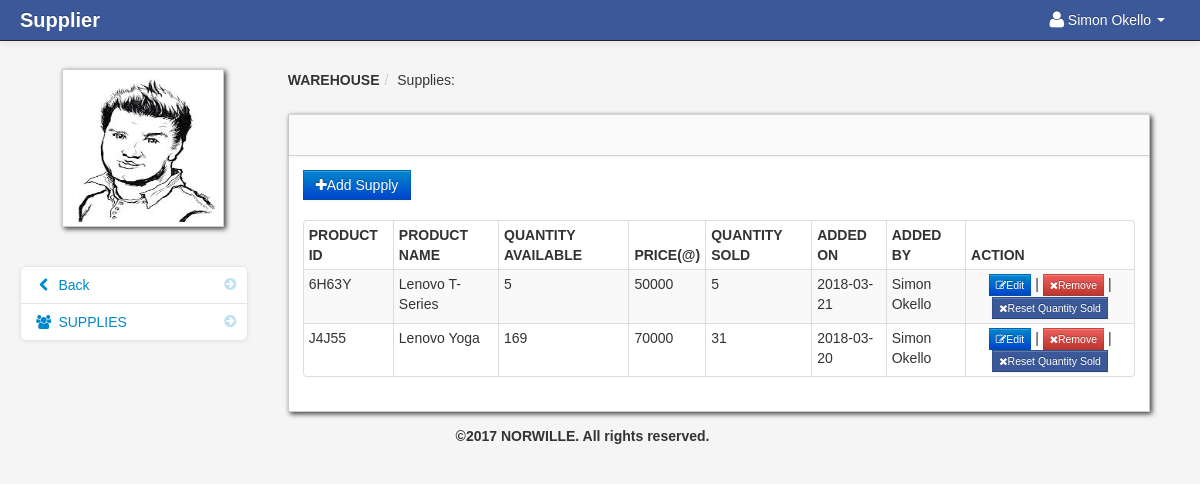
Page /supplier/supplies.php (signed in) on the committed database.
### tables this page shows
CREATE TABLE IF NOT EXISTS `suppliers` (
  `user_id` int(11) NOT NULL AUTO_INCREMENT,
  `firstname` varchar(100) NOT NULL,
  `lastname` varchar(100) NOT NULL,
  `username` varchar(100) NOT NULL,
  `password` varchar(100) NOT NULL,
  `address` varchar(100) NOT NULL,
  `phone` varchar(100) NOT NULL,
  `image` varchar(255) NOT NULL,
  PRIMARY KEY (`user_id`)
);

CREATE TABLE IF NOT EXISTS `products` (
  `product_id` varchar(5) NOT NULL,
  `product_name` varchar(255) NOT NULL,
  `qty` int(255) NOT NULL,
  `price` double NOT NULL,
  `company_name` varchar(255) NOT NULL,
  `user_id` int(11) NOT NULL,
  `added_On` date NOT NULL,
  `qty_sold` int(255) NOT NULL,
  PRIMARY KEY (`product_id`)
);

### supplier/session.php (called while the page is built, shortened)
<?php
$session_id=$_SESSION['id'];
?>

### supplier/supplies.php (the view, shortened to what this page needs)
<?php
 include('header_dashboard.php');
 include('admin/dbcon.php'); ?>
    <body>
		<?php include('navbar.php'); ?>
        <div class="container-fluid">
            <div class="row-fluid">
				<?php include('sidebar.php'); ?>
                <div class="span9" id="content">
                     <div class="row-fluid">
					     <ul class="breadcrumb">
								<li><a href="#"><b>WAREHOUSE</b></a><span class="divider">/</span></li>
								<li><a href="#">Supplies: </a></li>
						</ul>
                        <div id="block_bg" class="block">
                            <div class="navbar navbar-inner block-header">
                            </div>
                            <div class="block-content collapse in">
                                <div class="span12">
  								<a class="btn  btn-primary" href="AddSupply.php"><i class="icon-plus icon-white"></i>Add Supply</a><br/><br/>
<table class="table table-hover table-striped table-condensed table-bordered">
    <thead class="" >
                <th>Product Id</th>
                <th> Product Name</th>
                <th>Quantity available</th>
                <th>Price(@)</th>
                <th>Quantity sold</th>
                <th>Added On</th>
                <th>Added By</th>
                <th>ACTION</th>
        </thead>
    <tbody>
        <?php if(isset($_SESSION['id'])){
                           $query= mysql_query("select * from suppliers where user_id = '$session_id'")or die(mysql_error());
                                    $row = mysql_fetch_array($query);
                                    $fname=$row['firstname'];
                                    $sname=$row['lastname'];
                                }
                            ?>
  <?php
$query = mysql_query("select * from products WHERE user_id='$session_id' ")or die(mysql_error());
 while($row = mysql_fetch_array($query)){
    echo '<tr>';
       echo '<td>'.$row['product_id'].'</td>';
        echo '<td>'.$row['product_name'].'</td>';
        echo '<td>'.$row['qty'].'</td>';
        echo '<td>'.$row['price'].'</td>';
        echo '<td>'.$row['qty_sold'].'</td>';
        echo '<td>'.$row['added_On'].'</td>';
        echo '<td>'.$fname." ".$sname.'</td>';
             echo '<td  style="text-align: center">
                <a href=EditSupply.php?edit=1&id=' . $row['product_id'] . ' class="btn btn-primary btn-mini"><i class="icon-edit icon-white"></i>Edit</a> |
                <a href=?delete=1&id=' . $row['product_id'] . ' class="btn btn-danger btn-mini"><i class="icon-remove icon-white"></i>Remove</a> |
                <a href=?remove=1&id=' . $row['product_id'] . ' class="btn btn-info btn-mini"><i class="icon-remove icon-white"></i>Reset Quantity Sold</a>
             </td>';
    echo '</tr>';
}
?>
</tbody>
</table>
                            </div>
                        </div>
                    </div>
                </div>
            </div>
        </div>
        <?php include('footer.php'); ?>
		<?php include('script.php'); ?>
    </body>
</html>

### supplier/navbar.php (shortened to what this page needs)
<div class="navbar navbar-fixed-top navbar-inverse">
        <div class="navbar-inner">
            <div class="container-fluid">
                <a class="brand" href="dasboard.php"><b>Supplier</b> </a>
				<?php if(isset($_SESSION['id'])){ ?>
					<div class="nav-collapse collapse">
						<ul class="nav pull-right">
							<?php $query= mysql_query("select * from suppliers where user_id = '$session_id'")or die(mysql_error());
									$row = mysql_fetch_array($query);
							?>
							<li class="dropdown">
								<a href="#" role="button" class="dropdown-toggle" data-toggle="dropdown"> <i class="icon-user icon-large"></i><?php echo $row['firstname']." ".$row['lastname'];  ?> <i class="caret"></i></a>
							</li>
						</ul>
					</div>
					<?php } ?>
            </div>
        </div>
</div>

### supplier/sidebar.php
<div class="span3" id="sidebar">
	<?php $query= mysql_query("select * from suppliers where user_id = '$session_id'")or die(mysql_error());
									$row = mysql_fetch_array($query);
							?>
	<img id="avatar" src="admin/uploads/<?php $image=$row['image']; echo $image; ?>" class="img-polaroid">
		<ul class="nav nav-list bs-docs-sidenav nav-collapse collapse">
				<li class=""><a href="dasboard.php"><i class="icon-chevron-right"></i><i class="icon-chevron-left"></i>&nbsp;Back</a></li>
				<li class=""><a href="supplies.php<?php echo '?id='.$get_id; ?>"><i class="icon-chevron-right"></i><i class="icon-group"></i>&nbsp;SUPPLIES</a></li>
		</ul>
</div>

### supplier/admin/assets/styles.css (style rules this page uses)
body { padding-top: 60px; padding-bottom: 40px; background-color: #f5f5f5; }
#content { margin-left:0px; }
.breadcrumb { margin: 0 0 0px; padding: 10px 0px; background-color: transparent; }
.block { background: url("../images/pixel-60fff.png") repeat scroll 0 0 rgba(0, 0, 0, 0) !important; border: 1px solid #ccc; background: white; margin: 1em 0em; border-top: none; -webkit-box-shadow: 2px 2px 5px rgba(0, 0, 6, 0.75); -moz-box-shadow: 2px 2px 5px rgba(0, 0, 6, 0.75); box-shadow: 2px 2px 5px rgba(0, 0, 6, 0.75); }
.block-content { margin: 1em; min-height: .25em; }
.block-header { margin-bottom: 0px; border-right: none; border-left: none; -webkit-border-radius: 0px; -moz-border-radius: 0px; border-radius: 0px; }
.bs-docs-sidenav { max-width: 228px; margin: 30px 0 0; padding: 0; background-color: #fff; -webkit-border-radius: 6px; -moz-border-radius: 6px; border-radius: 6px; -webkit-box-shadow: 0 1px 4px rgba(0,0,0,.065); -moz-box-shadow: 0 1px 4px rgba(0,0,0,.065); box-shadow: 0 1px 4px rgba(0,0,0,.065); }
.bs-docs-sidenav > li > a { display: block; width: 190px \9; margin: 0 0 -1px; padding: 8px 14px; border: 1px solid #e5e5e5; }
.bs-docs-sidenav > li:first-child > a { -webkit-border-radius: 6px 6px 0 0; -moz-border-radius: 6px 6px 0 0; border-radius: 6px 6px 0 0; }
.bs-docs-sidenav > li:last-child > a { -webkit-border-radius: 0 0 6px 6px; -moz-border-radius: 0 0 6px 6px; border-radius: 0 0 6px 6px; }
.bs-docs-sidenav .icon-chevron-right { float: right; margin-top: 2px; margin-right: -6px; opacity: .25; }

### rows in the picture
suppliers: firstname "Simon", lastname "Okello", image (picture)
products: product_id "6H63Y", product_name "Lenovo T-Series", qty "5", price "50000", qty_sold "5", added_On "2018-03-21"
products: product_id "J4J55", product_name "Lenovo Yoga", qty "169", price "70000", qty_sold "31", added_On "2018-03-20"
